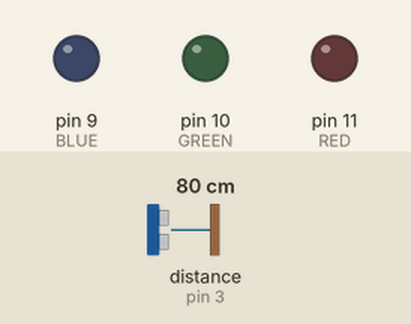
Recording of a sketch running on a simulated Arduino Uno, built with avr-gcc and run on an emulated ATmega328P. Shown: output pins drawn as LEDs (lit = HIGH). Wiring (inferred from the names in the program): ultrasonic range finder: trigger pin 2; echo pin 3. The test bench sets the inputs (shaded band); at power-on: distance to the obstacle (sensor on pin 3) 80 cm. The echo pulse lasts 58.3 µs per cm; pins used as bus, display or sensor lines are not drawn.

Above: at 1.2 s.
1.3 s: distance to the obstacle (sensor on pin 3) set to 32 cm
2.8 s: distance to the obstacle (sensor on pin 3) set to 29 cm
At 3.4 s:
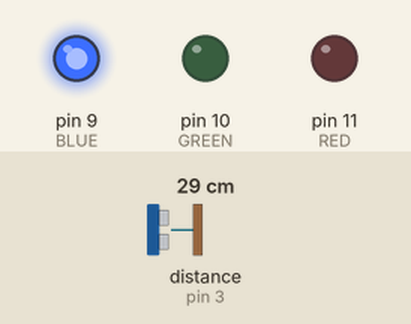
4.3 s: distance to the obstacle (sensor on pin 3) set to 22 cm
5.8 s: distance to the obstacle (sensor on pin 3) set to 18 cm
At 6.7 s:
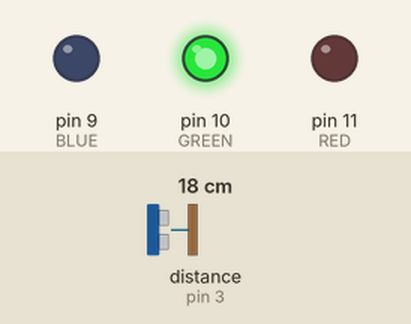
7.3 s: distance to the obstacle (sensor on pin 3) set to 12 cm
8.8 s: distance to the obstacle (sensor on pin 3) set to 9 cm
At 9.3 s:
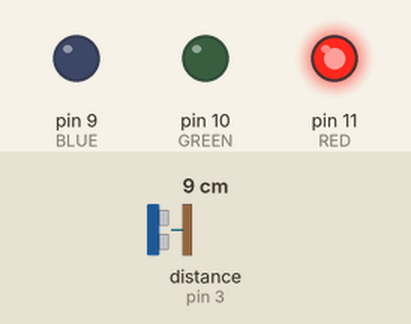
Timing chart, 0 to 11.3 s (numbered marks = the images above; inputs shaded):
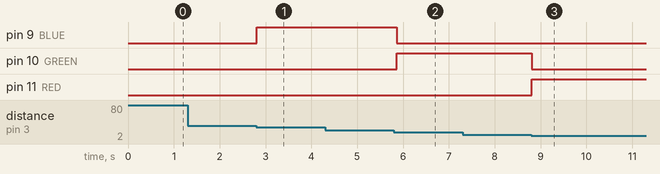

Measured:
- the behaviour switches between 31 and 30 cm on distance to the obstacle (sensor on pin 3) (found by bisection; images 0 and 1)
- the behaviour switches between 21 and 20 cm on distance to the obstacle (sensor on pin 3) (found by bisection; images 1 and 2)
- the behaviour switches between 11 and 10 cm on distance to the obstacle (sensor on pin 3) (found by bisection; images 2 and 3)
- after the input at 1.3 s, every drawn part: stays the same
- after the input at 2.8 s, pin 9 (BLUE): LOW → HIGH at once
- after the input at 5.8 s, pin 9 (BLUE): HIGH → LOW after 0.06 s; pin 10 (GREEN): LOW → HIGH after 0.06 s
- after the input at 8.8 s, pin 10 (GREEN): HIGH → LOW at once; pin 11 (RED): LOW → HIGH at once

The sketch:

UltraWave_3ColLED.ino
```cpp
#define TRIG 2
#define ECHO 3
#define RED 11
#define GREEN 10
#define BLUE 9

void setup() {
  pinMode(TRIG, OUTPUT);
  pinMode(ECHO, INPUT);
}

void loop() {
  digitalWrite(TRIG, LOW);
  delayMicroseconds(2);
  digitalWrite(TRIG, HIGH);
  delayMicroseconds(10);
  digitalWrite(TRIG, LOW);
  long distance = pulseIn(ECHO, HIGH)/58.2;
  analogWrite(RED, 0);
  analogWrite(GREEN, 0);
  analogWrite(BLUE, 0);
  if(distance < 10) {
      analogWrite(RED, 255);
  }
  else if(distance < 20) {
      analogWrite(GREEN, 255);
  }
  else if(distance < 30) {
      analogWrite(BLUE, 255);
  }
  delay(100);
}
```
